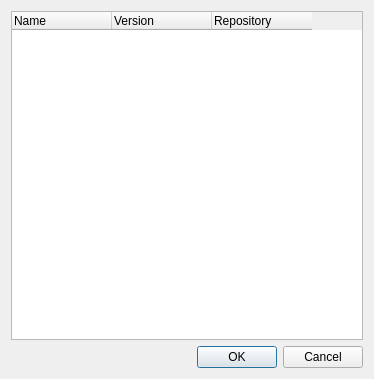
<?xml version="1.0" encoding="UTF-8"?>
<ui version="4.0">
 <class>PackageChangesDialog</class>
 <widget class="QDialog" name="PackageChangesDialog">
  <property name="geometry">
   <rect>
    <x>0</x>
    <y>0</y>
    <width>374</width>
    <height>379</height>
   </rect>
  </property>
  <property name="windowTitle">
   <string>Additional changes...</string>
  </property>
  <property name="windowIcon">
   <iconset theme="document-edit">
    <normaloff>.</normaloff>.</iconset>
  </property>
  <layout class="QVBoxLayout" name="verticalLayout_2">
   <item>
    <layout class="QVBoxLayout" name="verticalLayout">
     <item>
      <widget class="SheetWidget" name="packagesList">
       <property name="horizontalScrollBarPolicy">
        <enum>Qt::ScrollBarAsNeeded</enum>
       </property>
       <property name="editTriggers">
        <set>QAbstractItemView::NoEditTriggers</set>
       </property>
       <property name="wordWrap">
        <bool>true</bool>
       </property>
       <attribute name="headerStretchLastSection">
        <bool>false</bool>
       </attribute>
       <column>
        <property name="text">
         <string>Name</string>
        </property>
       </column>
       <column>
        <property name="text">
         <string>Version</string>
        </property>
       </column>
       <column>
        <property name="text">
         <string>Repository</string>
        </property>
       </column>
      </widget>
     </item>
     <item>
      <widget class="QDialogButtonBox" name="buttonBox">
       <property name="orientation">
        <enum>Qt::Horizontal</enum>
       </property>
       <property name="standardButtons">
        <set>QDialogButtonBox::Cancel|QDialogButtonBox::Ok</set>
       </property>
      </widget>
     </item>
    </layout>
   </item>
  </layout>
 </widget>
 <customwidgets>
  <customwidget>
   <class>SheetWidget</class>
   <extends>QTreeWidget</extends>
   <header>sheetwidget.h</header>
  </customwidget>
 </customwidgets>
 <resources/>
 <connections/>
</ui>
